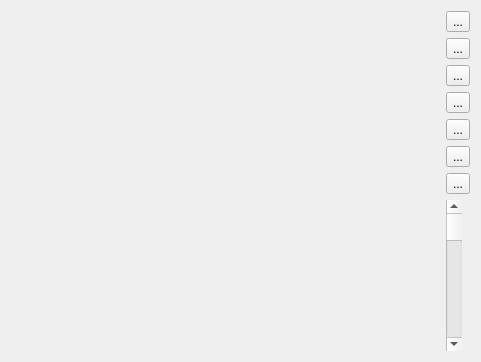
<?xml version="1.0" encoding="UTF-8"?>
<ui version="4.0">
 <class>ImageViewer2D</class>
 <widget class="QWidget" name="ImageViewer2D">
  <property name="enabled">
   <bool>true</bool>
  </property>
  <property name="geometry">
   <rect>
    <x>0</x>
    <y>0</y>
    <width>481</width>
    <height>362</height>
   </rect>
  </property>
  <property name="focusPolicy">
   <enum>Qt::ClickFocus</enum>
  </property>
  <property name="contextMenuPolicy">
   <enum>Qt::ActionsContextMenu</enum>
  </property>
  <property name="windowTitle">
   <string>Form</string>
  </property>
  <layout class="QGridLayout" name="gridLayout">
   <item row="0" column="0">
    <layout class="QGridLayout" name="gridLayout_2">
     <item row="0" column="0">
      <widget class="QVTKWidget" name="widget">
       <property name="sizePolicy">
        <sizepolicy hsizetype="Preferred" vsizetype="Preferred">
         <horstretch>0</horstretch>
         <verstretch>0</verstretch>
        </sizepolicy>
       </property>
       <property name="minimumSize">
        <size>
         <width>421</width>
         <height>301</height>
        </size>
       </property>
       <property name="focusPolicy">
        <enum>Qt::NoFocus</enum>
       </property>
       <property name="contextMenuPolicy">
        <enum>Qt::ActionsContextMenu</enum>
       </property>
       <property name="styleSheet">
        <string notr="true"/>
       </property>
      </widget>
     </item>
     <item row="0" column="1">
      <layout class="QGridLayout" name="gridLayout_3">
       <property name="sizeConstraint">
        <enum>QLayout::SetNoConstraint</enum>
       </property>
       <item row="0" column="0">
        <widget class="QToolButton" name="toolButtonAxial">
         <property name="toolTip">
          <string>Show axial</string>
         </property>
         <property name="toolTipDuration">
          <number>-1</number>
         </property>
         <property name="text">
          <string>...</string>
         </property>
         <property name="icon">
          <iconset resource="RC.qrc">
           <normaloff>:/Icons/Axial.png</normaloff>:/Icons/Axial.png</iconset>
         </property>
         <property name="iconSize">
          <size>
           <width>16</width>
           <height>24</height>
          </size>
         </property>
        </widget>
       </item>
       <item row="1" column="0">
        <widget class="QToolButton" name="toolButtonSagittal">
         <property name="toolTip">
          <string>Show sagittal</string>
         </property>
         <property name="text">
          <string>...</string>
         </property>
         <property name="icon">
          <iconset resource="RC.qrc">
           <normaloff>:/Icons/Sagittal.png</normaloff>:/Icons/Sagittal.png</iconset>
         </property>
         <property name="iconSize">
          <size>
           <width>16</width>
           <height>24</height>
          </size>
         </property>
        </widget>
       </item>
       <item row="2" column="0">
        <widget class="QToolButton" name="toolButtonCoronal">
         <property name="toolTip">
          <string>Show coronal</string>
         </property>
         <property name="text">
          <string>...</string>
         </property>
         <property name="icon">
          <iconset resource="RC.qrc">
           <normaloff>:/Icons/Coronal.png</normaloff>:/Icons/Coronal.png</iconset>
         </property>
         <property name="iconSize">
          <size>
           <width>16</width>
           <height>24</height>
          </size>
         </property>
        </widget>
       </item>
       <item row="3" column="0">
        <widget class="QToolButton" name="toolButtonContrast">
         <property name="toolTip">
          <string>Contrast|Zoom|Pan</string>
         </property>
         <property name="styleSheet">
          <string notr="true"/>
         </property>
         <property name="text">
          <string>...</string>
         </property>
         <property name="icon">
          <iconset resource="RC.qrc">
           <normaloff>:/Icons/Mouse.png</normaloff>:/Icons/Mouse.png</iconset>
         </property>
         <property name="iconSize">
          <size>
           <width>16</width>
           <height>24</height>
          </size>
         </property>
         <property name="checkable">
          <bool>true</bool>
         </property>
         <property name="checked">
          <bool>false</bool>
         </property>
        </widget>
       </item>
       <item row="4" column="0">
        <widget class="QToolButton" name="toolButtonScreenshot">
         <property name="toolTip">
          <string>Screenshot</string>
         </property>
         <property name="text">
          <string>...</string>
         </property>
         <property name="icon">
          <iconset resource="RC.qrc">
           <normaloff>:/Icons/Camera.png</normaloff>:/Icons/Camera.png</iconset>
         </property>
         <property name="iconSize">
          <size>
           <width>16</width>
           <height>24</height>
          </size>
         </property>
         <property name="checkable">
          <bool>true</bool>
         </property>
        </widget>
       </item>
       <item row="5" column="0">
        <widget class="QToolButton" name="toolButtonProbe">
         <property name="toolTip">
          <string>Probe image/dose</string>
         </property>
         <property name="text">
          <string>...</string>
         </property>
         <property name="icon">
          <iconset resource="RC.qrc">
           <normaloff>:/Icons/Profile.png</normaloff>:/Icons/Profile.png</iconset>
         </property>
         <property name="iconSize">
          <size>
           <width>16</width>
           <height>24</height>
          </size>
         </property>
         <property name="checkable">
          <bool>true</bool>
         </property>
         <property name="checked">
          <bool>false</bool>
         </property>
        </widget>
       </item>
       <item row="6" column="0">
        <widget class="QToolButton" name="toolButtonScalarBar">
         <property name="toolTip">
          <string>&lt;html&gt;&lt;head/&gt;&lt;body&gt;&lt;p&gt;Dose scalar bar&lt;/p&gt;&lt;/body&gt;&lt;/html&gt;</string>
         </property>
         <property name="text">
          <string>...</string>
         </property>
         <property name="icon">
          <iconset resource="RC.qrc">
           <normaloff>:/Icons/ScalarBar.png</normaloff>:/Icons/ScalarBar.png</iconset>
         </property>
         <property name="iconSize">
          <size>
           <width>16</width>
           <height>24</height>
          </size>
         </property>
         <property name="checkable">
          <bool>true</bool>
         </property>
        </widget>
       </item>
       <item row="7" column="0">
        <widget class="QScrollBar" name="verticalScrollBar">
         <property name="sizePolicy">
          <sizepolicy hsizetype="Fixed" vsizetype="Preferred">
           <horstretch>0</horstretch>
           <verstretch>0</verstretch>
          </sizepolicy>
         </property>
         <property name="minimumSize">
          <size>
           <width>16</width>
           <height>50</height>
          </size>
         </property>
         <property name="cursor">
          <cursorShape>ArrowCursor</cursorShape>
         </property>
         <property name="mouseTracking">
          <bool>false</bool>
         </property>
         <property name="focusPolicy">
          <enum>Qt::NoFocus</enum>
         </property>
         <property name="toolTip">
          <string>Scroll through image</string>
         </property>
         <property name="maximum">
          <number>1000</number>
         </property>
         <property name="pageStep">
          <number>3</number>
         </property>
         <property name="sliderPosition">
          <number>0</number>
         </property>
         <property name="orientation">
          <enum>Qt::Vertical</enum>
         </property>
         <property name="invertedAppearance">
          <bool>false</bool>
         </property>
         <property name="invertedControls">
          <bool>false</bool>
         </property>
        </widget>
       </item>
      </layout>
     </item>
    </layout>
   </item>
  </layout>
  <action name="actionMeasureDistance">
   <property name="checkable">
    <bool>true</bool>
   </property>
   <property name="icon">
    <iconset resource="RC.qrc">
     <normaloff>:/Icons/Ruler.png</normaloff>:/Icons/Ruler.png</iconset>
   </property>
   <property name="text">
    <string>Measure Distance</string>
   </property>
  </action>
  <action name="actionMeasureAngle">
   <property name="checkable">
    <bool>true</bool>
   </property>
   <property name="icon">
    <iconset resource="RC.qrc">
     <normaloff>:/Icons/Protractor.png</normaloff>:/Icons/Protractor.png</iconset>
   </property>
   <property name="text">
    <string>Measure Angle</string>
   </property>
  </action>
  <action name="actionReset_WL_WW">
   <property name="icon">
    <iconset resource="RC.qrc">
     <normaloff>:/Icons/Reset.png</normaloff>:/Icons/Reset.png</iconset>
   </property>
   <property name="text">
    <string>Reset WL/WW</string>
   </property>
  </action>
  <action name="actionShowContours">
   <property name="checkable">
    <bool>true</bool>
   </property>
   <property name="checked">
    <bool>true</bool>
   </property>
   <property name="icon">
    <iconset resource="RC.qrc">
     <normaloff>:/Icons/Polygon.png</normaloff>:/Icons/Polygon.png</iconset>
   </property>
   <property name="text">
    <string>Show Contours</string>
   </property>
   <property name="toolTip">
    <string>Show Contours</string>
   </property>
  </action>
  <action name="actionShowDose">
   <property name="checkable">
    <bool>true</bool>
   </property>
   <property name="checked">
    <bool>true</bool>
   </property>
   <property name="icon">
    <iconset resource="RC.qrc">
     <normaloff>:/Icons/Dose.png</normaloff>:/Icons/Dose.png</iconset>
   </property>
   <property name="text">
    <string>Show Dose</string>
   </property>
   <property name="toolTip">
    <string>Show Dose</string>
   </property>
  </action>
  <action name="actionRubberBandZoom">
   <property name="checkable">
    <bool>true</bool>
   </property>
   <property name="icon">
    <iconset resource="RC.qrc">
     <normaloff>:/Icons/RubberBandZoom.png</normaloff>:/Icons/RubberBandZoom.png</iconset>
   </property>
   <property name="text">
    <string>Rubber Band Zoom</string>
   </property>
   <property name="toolTip">
    <string>Rubber Band Zoom</string>
   </property>
  </action>
  <action name="actionShowBeams">
   <property name="checkable">
    <bool>true</bool>
   </property>
   <property name="checked">
    <bool>true</bool>
   </property>
   <property name="icon">
    <iconset resource="RC.qrc">
     <normaloff>:/Icons/Beam.png</normaloff>:/Icons/Beam.png</iconset>
   </property>
   <property name="text">
    <string>Show Beams</string>
   </property>
   <property name="toolTip">
    <string>Show Beams</string>
   </property>
  </action>
  <action name="actionShow_Image_Extent">
   <property name="checkable">
    <bool>true</bool>
   </property>
   <property name="icon">
    <iconset resource="RC.qrc">
     <normaloff>:/Icons/Extent.png</normaloff>:/Icons/Extent.png</iconset>
   </property>
   <property name="text">
    <string>Show Image Extent</string>
   </property>
   <property name="toolTip">
    <string>Show Image Extent</string>
   </property>
  </action>
 </widget>
 <customwidgets>
  <customwidget>
   <class>QVTKWidget</class>
   <extends>QWidget</extends>
   <header>QVTKWidget.h</header>
   <container>1</container>
  </customwidget>
 </customwidgets>
 <resources>
  <include location="RC.qrc"/>
 </resources>
 <connections/>
</ui>
